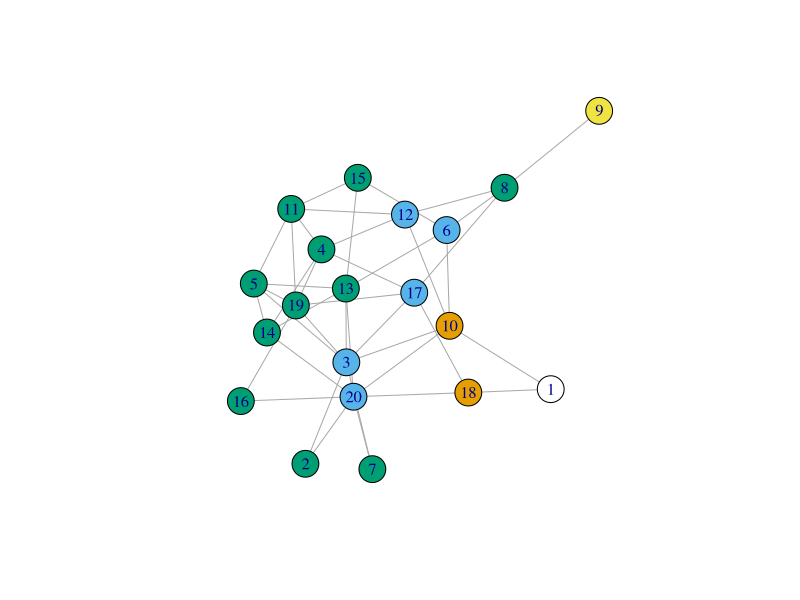
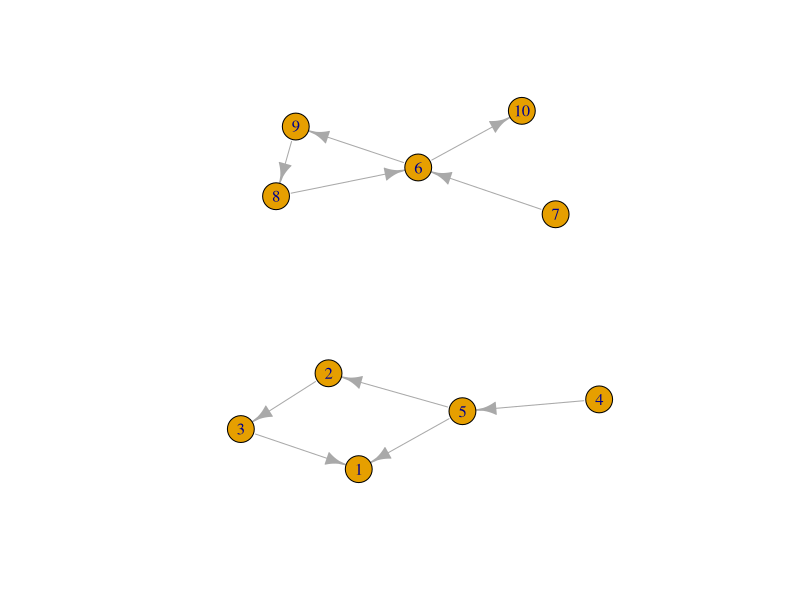
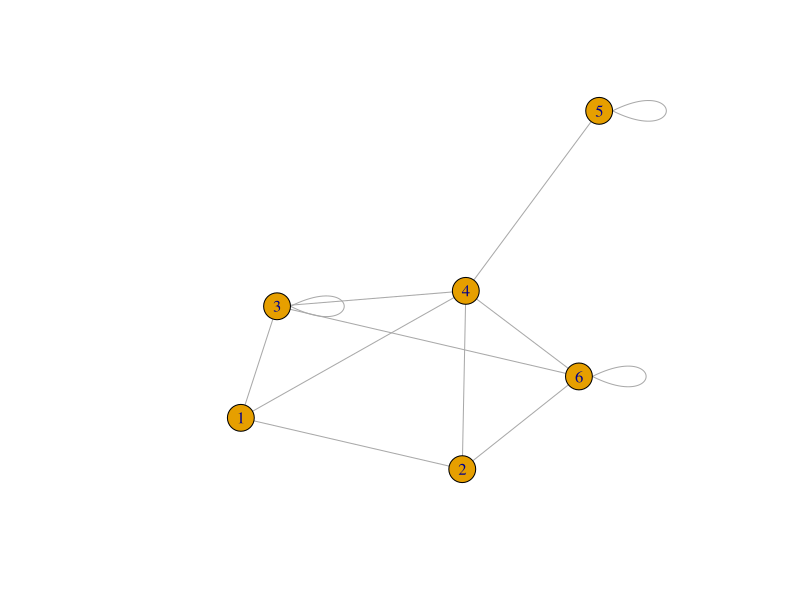
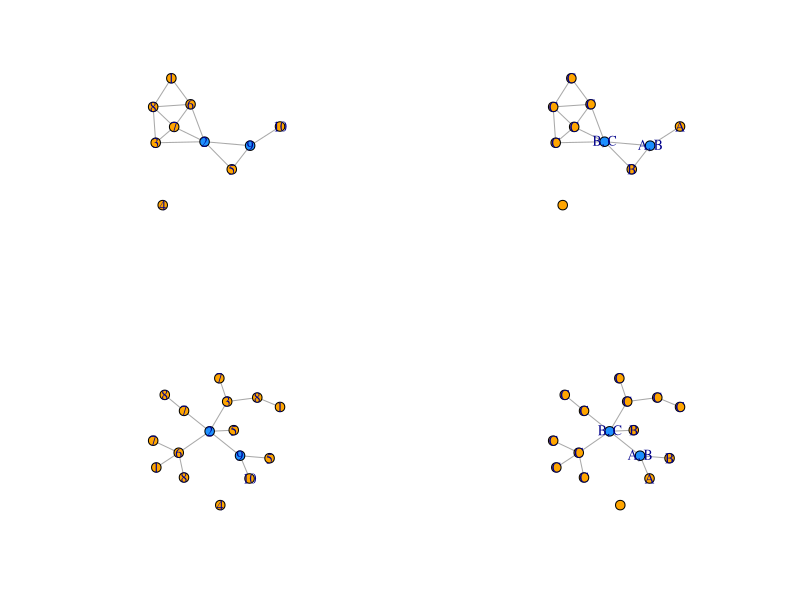
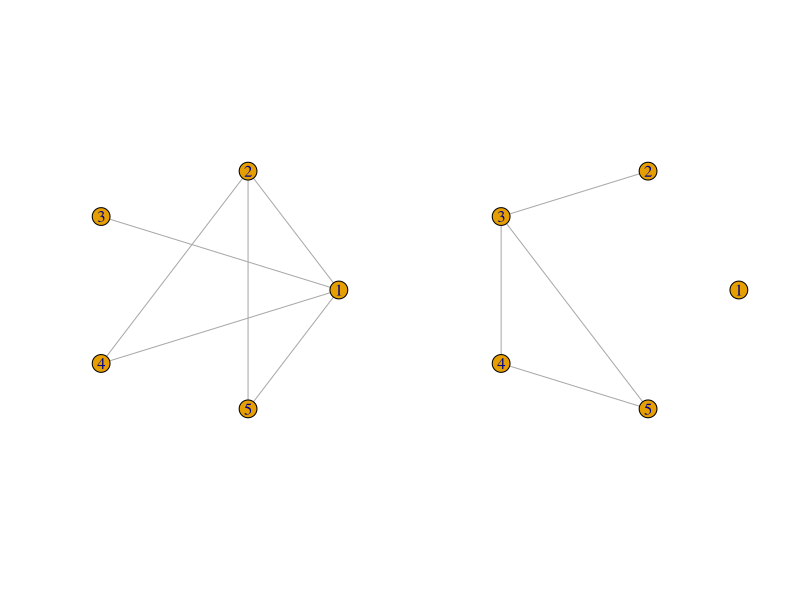
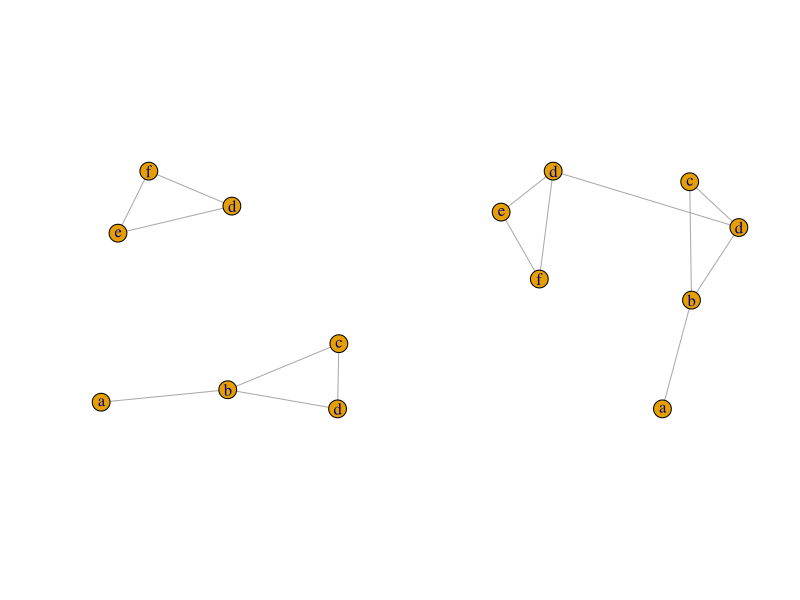

Write the R code that produced these figures, in order.
## Tasks ref: https://github.com/igraph/usability-benchmarks/blob/master/tasks/tasks.md

                                        # Tasks headers are marked with ### ... ###
                                        # Task text marked with ## ...
                                        # My comments marked with # ...

library(igraph)

### Vertex Attributes ###

## Add a new numerical vertex attribute which is the distance of the respective vertex from a given vertex v.
                                        # Generate an arbitrary random graph, in this case with
                                        # 20 nodes and a density of 0.25
g <- sample_gnp(n = 20, p = .25)
                                        # Choose an arbitrary node
selectnode <- 1
                                        # The igraph function distances takes the graph, `g`, and the
                                        # chosen vertex, `selectnode`, and outputs the distance to
                                        # all other nodes `V(g)`. That output can be stored directly
                                        # as a vertex attribute.
V(g)$d <- distances(g, v = V(g)[selectnode], to = V(g))
                                        # To show that it worked:
plot(g, vertex.color = V(g)$d)
V(g)$d

### Connected Components ###

## Implement finding (weakly) connected components from scratch. Do not use the library's built-in connected component finder.

                                        # Solution based on depth first search algorithm in Cormen et
                                        # al 2009 Intro to Algorithms 3rd Ed

                                        # Generate a simple network that is easy to visualize.
n1 <- 5
n2 <- 5
g <- sample_gnm(n1, n1, TRUE) %>% set_vertex_attr("label", value = 1:n1)
h <- sample_gnm(n2, n2, TRUE) %>% set_vertex_attr("label", value = (n1+1):(n1+n2))
G <- g + h
plot(G)

                                        # This is an implementation of depth first search.
                                        # igraph has its own implementation as well, called `dfs`,
                                        # but because the task asked for a solution "from scratch",
                                        # here's a way to implement DFS in igraph. DFS is useful here
                                        # because it "discovers" the graph. The plan is to make the
                                        # graph collection, G, undirected so that DFS "discovers"
                                        # weakly connected components.

                                        # There is one change from the textbook algorithm to support
                                        # this particular task, marked below. 
dfs_visit <- function(g, u) {
    require(igraph)
                                        # The recursive part
    g$time <- g$time + 1
    V(g)$d[u] <- g$time
    V(g)$color[u] <- "gray"
    nbs <- neighbors(g, u, "out")
    for(v in nbs) {
        if(V(g)$color[v] == "white") {
            V(g)$p[v] <- as.numeric(u)
            g <- dfs_visit(g, V(g)[v])
        }
    }
                                        # Instead of always coloring a node black, use the chosen
                                        # mark color
    V(g)$color[u] <- g$mark_color
    g$time <- g$time + 1
    V(g)$f[u] <- g$time
    return(g)
}

depth_first_search <- function(g) {
    require(igraph)
    V(g)$color <- "white"
    V(g)$p <- numeric(length(V(g))) # predecessor
    V(g)$d <- numeric(length(V(g))) # discovery time
    V(g)$f <- numeric(length(V(g))) # finished time
    g$time <- 0 # time
                                        # Change from textbook example:
                                        # change mark color if the algorithm finishes DFS from a node.
                                        # This mark color can then be used to identify connected
                                        # components once the graph has been forced to be undirected.
                                        # This procedure won't always work as expected in a directed
                                        # graph, for example if the graph is a line, but that
                                        # limitation isn't critical here.
    g$mark_color <- 1 
    for(i in 1:vcount(g)) {
        if(V(g)$color[i] == "white") {
            g <- dfs_visit(g, V(g)[i])
        }
                                        # Increment mark color
        g$mark_color <- g$mark_color + 1
    }
    return(g)
}

weakly_connected_components <- function(G) {
    require(igraph)
                                        # Connected components in an undirected graph correspond to
                                        # weakly connected components in a directed graph.
    g <- as.undirected(G, mode = "collapse")
    g <- depth_first_search(g)
                                        # Now the mark color tells us the components.
    comps <- unique(V(g)$color)
    components <- list()
    for(i in 1:length(comps)) components[[i]] <- V(g)[which(V(g)$color == comps[i])]
                                        # Return the components, not the graph; not the original
                                        # graph remains unaltered.
    return(components)
}
    
weakly_connected_components(G)

### Number of edges incident to each vertex ###

## Write a function that computes how many edges are incident to each vertex. In undirected graphs with self-loops, this is not the same as the degree. An isolated vertex with a self-loop has one incident edge, but it has degree 2.
count_incident_edges <- function(g) {
    require(igraph)
                                        # Get all edges in a matrix format
    es <- ends(g, es = E(g))
                                        # And the vertex labels
    vs <- V(g)
                                        # Count the number of edges connected to a node
                                        # This function works by checking, for each vertex,
                                        # how many rows in `es` have at least one instance of vertex
                                        # label `v`.
    edge_count <- sapply(vs, function(v) sum(apply(es, 1, function(e) v %in% e)))
    names(edge_count) <- vs
    return(edge_count)
}

## Create a random graph with n vertices and m edges, allowing self-loops. Demonstrate the function on it. n=6, m=12 produces a small example that is easy to check visually.
g <- sample_gnm(n = 6, m = 12, directed = FALSE, loops = TRUE)
plot(g)
                                        # This is a numeric vector, the names of which are the vertex
                                        # labels and the values are the counts of the edges incident
                                        # to the vertex.
count_incident_edges(g)

### Mean neighbour degree ###

## Write a function to compute the mean degree of the kth order neighbourhood of each vertex, excluding the degree of the vertex itself. Write this function from scratch.
mean_neighbor_degree <- function(g, v, k) {
    require(igraph)
                                        # The neighborhood function allows you to specify an order,
                                        # which neighbors does not, but includes the node `v`
    nbs <- neighborhood(g, order = k, nodes = v, mode = "all")[[1]]
                                        # so we can just take it out.
    nbs <- nbs[which(nbs != v)]
                                        # Once we have the order of neighbors we want, we can collect
                                        # the degree for those nodes
    nbs_k <- sapply(nbs, function(n) degree(g, n))
                                        # and return the mean
    return(mean(nbs_k))
}

                                        # It is easier to make the above calculations for every
                                        # node if we define another sapply() call.
all_mean_neighbor_degree <- function(g, k) {
    sapply(V(g), function(v) mean_neighbor_degree(g, v, k))
}

                                        # The Karate graph is also in the package "igraphdata",
                                        # which has other useful/historical graphs, and in
                                        # "networkdata", by David Schoch and also including the
                                        # weighted version, available here:
                                        # http://networkdata.schochastics.net/
g <- make_graph("Zachary")
                                        # Choose an arbitrary node
v <- V(g)[7]
                                        # Mean neighbor degree for nodes one step away
mean_neighbor_degree(g, v = v, k = 1)
                                        # and two steps away.
mean_neighbor_degree(g, v = v, k = 2)

## Compute the result of the the karate club network for k=1 and k=2.
all_mean_neighbor_degree(g, k = 1)
all_mean_neighbor_degree(g, k = 2)


### Edge multiplicities ###

## Create a random multigraph, allowing self-loops as well. Ensure it has some parallel self-loops.
random_multigraph <- function(n, m, directed = TRUE) {#, req.parallel = TRUE, max.iter = 10) {
    "Create a multigraph with n nodes and m edges."
                                        # The basic sample_(gnm | gnp) don't want to create
                                        # multigraphs, so this function will make a basic GNM
                                        # multigraph with a specified number of nodes and edges.

                                        # A vector for nodes
    nodes <- seq(1, n)
                                        # and a storage list for edges.
    edges <- vector("list", m)
                                        # For each expected edge, 
    for(i in 1:m) {
                                        # choose a node at random 
        u <- sample(nodes, 1)
                                        # and another 
        v <- sample(nodes, 1)
                                        # make an edge
        edge <- c(u, v)
                                        # and add that edge to our storage list.
        edges[[i]] <- edge
    }
                                        # Collapse the list into a vector
    edges <- do.call(c, edges)
                                        # and make the graph.
    g <- graph(edges)
                                        # Make undirected if desired.
                                        # The argument mode = "each" is necessary to preserve the
                                        # multigraph.
    if(!directed) g <- as.undirected(g, mode = "each")
                                        # And return the graph.
    return(g)
}

sample_random_multigraph <- function(n, m,
                                     directed = TRUE,
                                     req.parallel = TRUE,
                                     req.self.parallel = TRUE,
                                     max.iter = 10) {
    require(igraph)
                                        # This function calls `random_multigraph` until it produces a
                                        # graph meeting the requirements specified in the arguments.
    if(req.parallel | req.self.parallel) {
        test <- FALSE
                                        # Check for requirements in a `for` loop to prevent infinite
                                        # loops.
        for(i in 1:max.iter) {
                                        # Make a trial graph
            g <- random_multigraph(n, m, directed = directed)
                                        # and the edgelist that goes a long with it, for checking
            el <- as_edgelist(g)
                                        # Parallel edges will show up as duplicated rows in `el`
                                        # If there are no duplicated rows, try again.
            if(!any(duplicated(el))) {
                next
            } else if(!req.self.parallel) {
                                        # If self parallel edges are not required, return the graph
                return(g)
            }
            
                                        # Self parallel edges are a special case.
            if(req.self.parallel) {
                                        # This returns all copies of duplicated rows
                dupls <- el[duplicated(el) | duplicated(el, fromLast = TRUE), ]
                                        # So the test for self-parallel is whether or not there are
                                        # any rows with two entries of the same node label.
                test <- any(dupls[, 1] == dupls[, 2])
                                        # If there are double entries the requirements are satisfied.
                if(test) break
            }
        }
                                        # If no graph could be made satifying the requirements, tell
                                        # the user
        if(!test) return("Could not make required graph in max iterations.")
    } else {
                                        # If additional specifications aren't needed, just make the
                                        # graph
        g <- random_multigraph(n, m, directed = directed)
    }
                                        # If conditions are satisfied, return the graph
    return(g)

}

g <- sample_random_multigraph(5, 10, directed = FALSE)
    
## Create a new graph where parallel edges are merged. Self-loops should not be removed. The edge multiplicities of the original graph should be stored in an edge attribute of the new graph.
simplify_mod <- function(g) {
                                        # There is a function that simplifies graphs, but it needs
                                        # support for this task: an edge attribute that counts edges
    E(g)$edge_count <- 1
    g <- simplify(g, remove.multiple = TRUE, remove.loops = FALSE, edge.attr.comb = "sum")
    return(g)
}

h <- simplify_mod(g)

E(g)
E(h)
E(h)$edge_count

### Identifying Multi-Edges ###

## 1. Create a random multigraph with n vertices and m edges. Both multi-edges and self-loops are allowed.
                                        # Using the function above...
## Suggested parameters: n=20, m=60.
g <- random_multigraph(n = 20, m = 60, directed = FALSE)

## 2. Identify vertex pairs between which there is more than one edge.
                                        # Using the same strategy with duplicated rows in an array
el <- as_edgelist(g)
dupls <- el[duplicated(el), ]
                                        # but putting duplicate node pairs in a list.
dupls <- lapply(1:nrow(dupls), function(i) dupls[i, ])

## 3. Create a list of edge-groups corresponding to the above. In igraph, edges should be identified based on their index, thus the output is a list of edge index lists.
                                        # Applying a function to the list of node pairs,
edge_groups <- lapply(dupls, function(pair) {
                                        # Get all edges for each node separately
    edges <- incident_edges(graph = g, v = pair)
                                        # Multi edges between those nodes show up in both values
                                        # of the incident_edges() output list.
    multi <- edges[[1]][which(edges[[1]] %in% edges[[2]])]
                                        # Return those edges.
    multi
})

## 4. Simplify the multi-edges, but keep self-loops. The resulting graph should have edge weights which are equal to the edge multiplicity in the original graph.
                                        # We can use the function written above
h <- simplify_mod(g)
                                        # and check to make sure it's correct.
edge_groups
E(h)[which(E(h)$edge_count > 1)]
E(h)[which(E(h)$edge_count > 1)]$edge_count


### Block-cut Tree ###

                                        # Generate a random graph
g <- sample_gnm(10, 14)
                                        # and count the number of biconnected components.
biconnected_components(g)$no

## Compute the block-cut tree of a graph, and visualize it. The tree should be stored as a graph object. It should have a vertex attribute which stores the cut vertex names, or the blocks (as vertex sets). When visualizing the tree, use this attribute for labelling the vertices.
                                        # The biconnected_components() function has the information
                                        # we need.
bic <- biconnected_components(g)
                                        # The $components list has the vertices that go in each
                                        # component
comps <- bic$components
                                        # Label for convenience
names(comps) <- LETTERS[1:length(comps)]
                                        # $articulation_points has which nodes belong in multiple
                                        # components
cut_v <- bic$articulation_points

                                        # Label for convenience
V(g)$color <- ifelse(V(g) %in% cut_v, "dodgerblue", "orange")
V(g)$comp <- sapply(V(g), function(v) {
    which_comps <- names(comps)[which(sapply(comps, function(x) v %in% x))]
    paste(which_comps, collapse = ", ")
})

                                        # Make the block-cut tree as a graph
bic_tree <- unfold_tree(g, roots = cut_v)
h <- bic_tree$tree
                                        # and keep track of the original node labels
idx <- bic_tree$vertex_index
                                        # Label with the information gathered above
V(h)$color <- sapply(idx, function(v) V(g)[v]$color)
V(h)$comp <- sapply(idx, function(v) V(g)[v]$comp)

par(mfrow = c(2, 2))
coords1 <- layout_nicely(g)
plot(g, layout = coords1)
plot(g, vertex.label = V(g)$comp, layout = coords1)
coords2 <- layout_nicely(h)
plot(h, vertex.label = idx, layout = coords2)
plot(h, vertex.label = V(h)$comp, layout = coords2)

### Local complement ###

## Create a new graph g2 based on an existing one g so that two neighbours of a vertex v in g will be connected in g2 precisely when they are not connected in g.
                                        # Make a graph
g <- sample_gnm(5, 6)
                                        # in a circle, so connections are easy to see.
coords <- layout_in_circle(g)
                                        # There is already an igraph function for this task.
g2 <- complementer(g)

par(mfrow = c(1, 2))
plot(g, layout = coords)
plot(g2, layout = coords)

### Vertex name handling in disjoint union ###

## Create the following two graphs, with the given vertex names:
## a-b-c-d-b
## e-f-d-e
                                        # This is done most easily with the graph_from_literal
                                        # function
g1 <- graph_from_literal(a-b, b-c, c-d, d-b)
g2 <- graph_from_literal(e-f, f-d, d-e)

## Produce their disjoint union, ...
G <- disjoint_union(g1, g2)

## then add a single edge between vertex d from the first graph and vertex d from the second graph. This task checks if it is easy to find out which vertex in the disjoint union corresponds to which vertex in the original graphs.
idx <- which(V(G)$name == "d")
G2 <- add_edges(G, c(V(G)[idx[1]], V(G)[idx[2]]))

par(mfrow = c(1, 2))
coords <- layout_nicely(G)
plot(G)
plot(G2, layout = coords)
